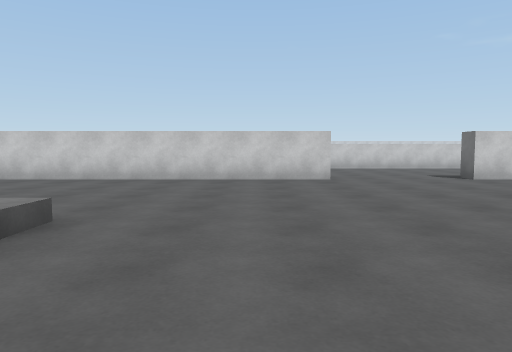
view 1 (above)

24 first-person views from a walk through a scene from a Unity 3-D project. The camera is 1.2 m above the floor, tilts 4° down and sees 70° across. The floor is counted in squares, 2 m on a side. Each view is taken from the middle of a square. On the plan, view 1 faces up. The plan holds only what a view shows up to about 10 squares ahead; the rest is blank. The place goes on beyond the plan.

view 2
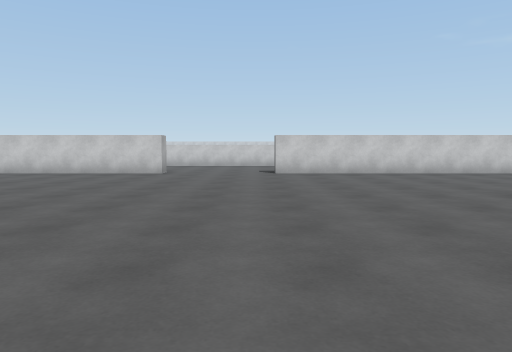

view 3
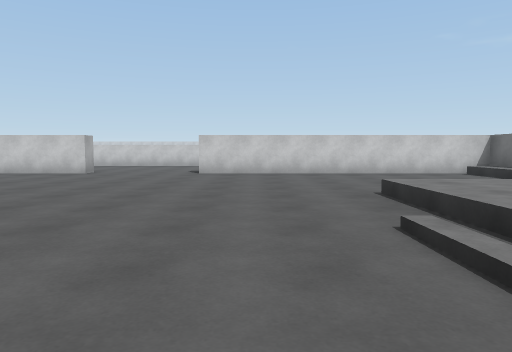

view 4
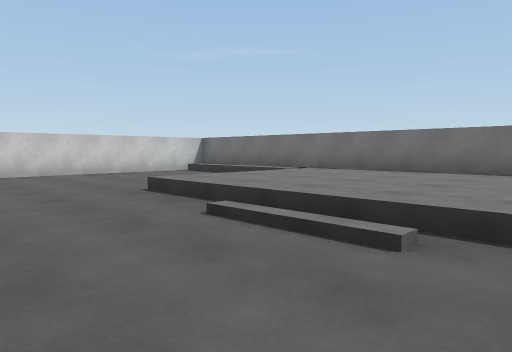

view 5
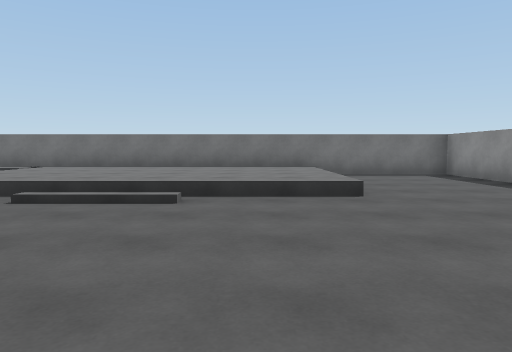

view 6
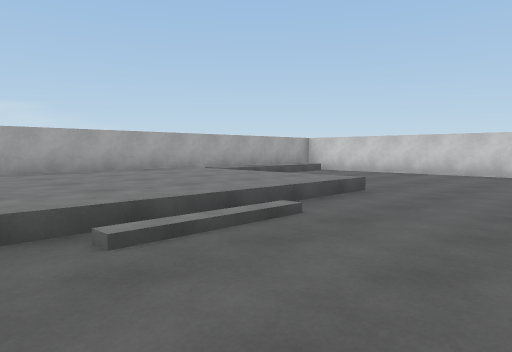

view 7
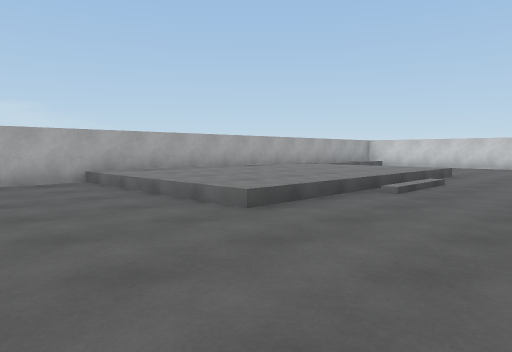

view 8
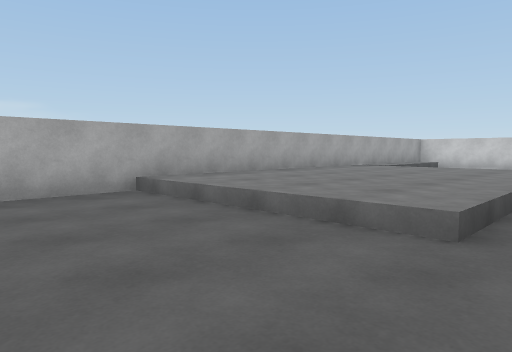

view 9
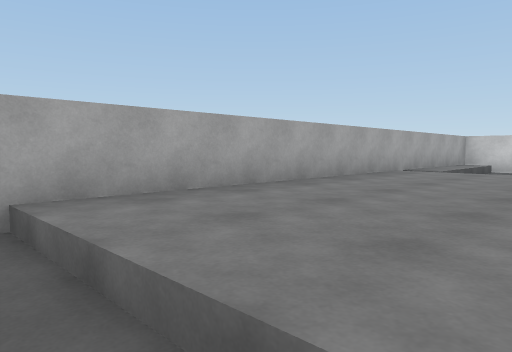

view 10
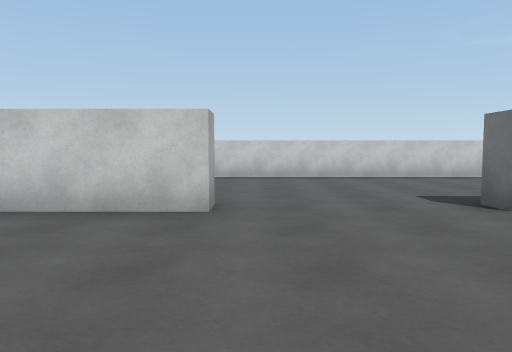

view 11
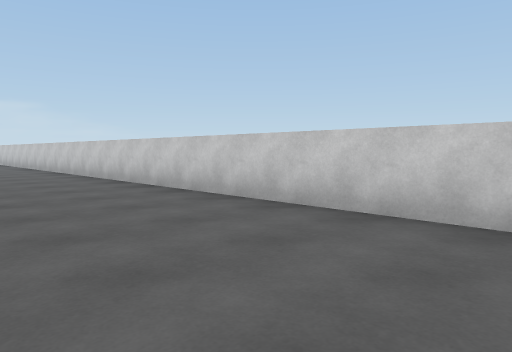

view 12
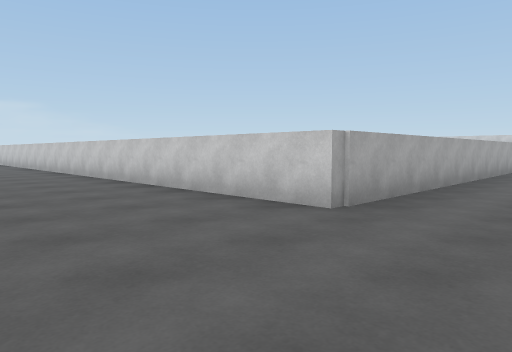

view 13
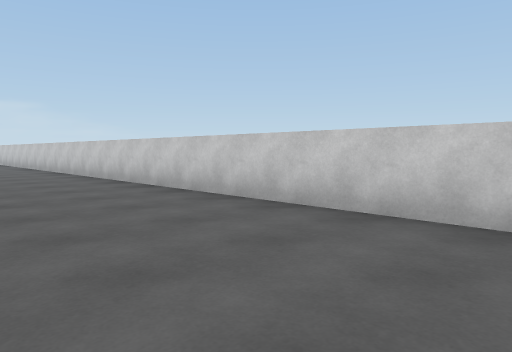

view 14
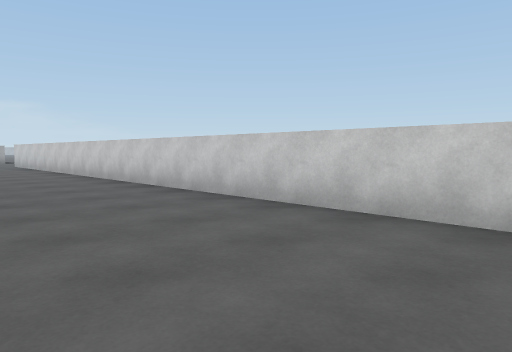

view 15
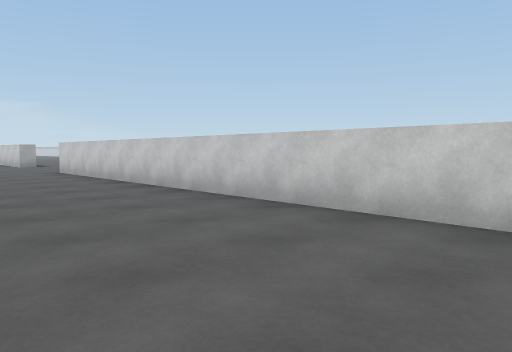

view 16
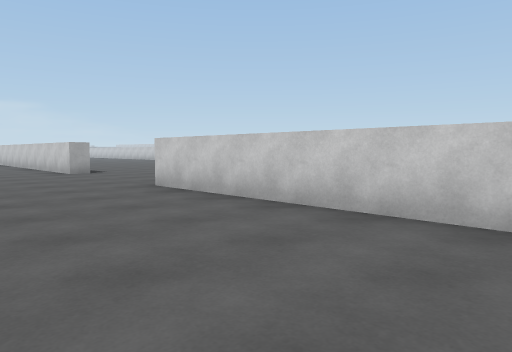

view 17
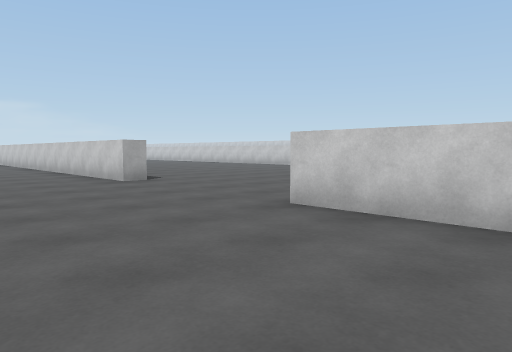

view 18
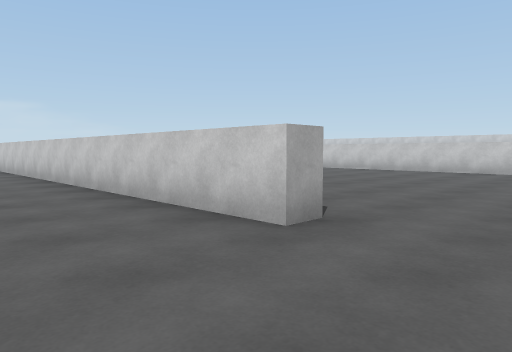

view 19
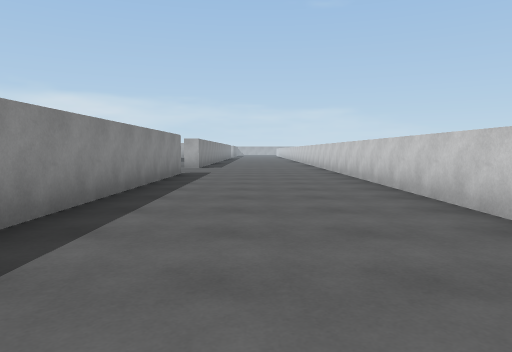

view 20
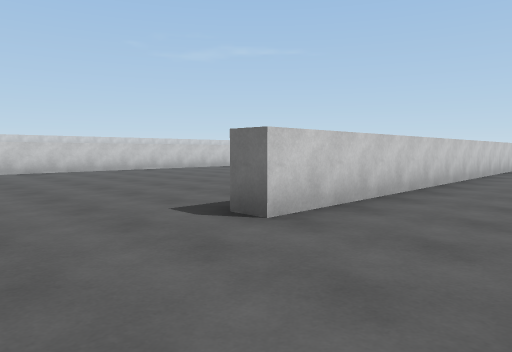

view 21
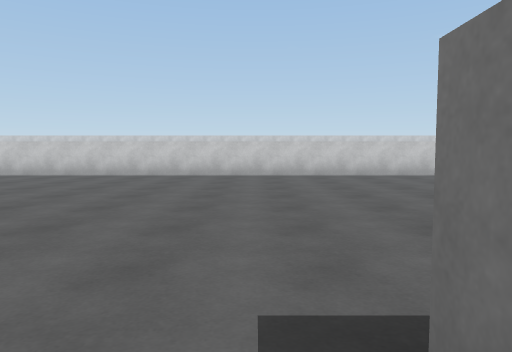

view 22
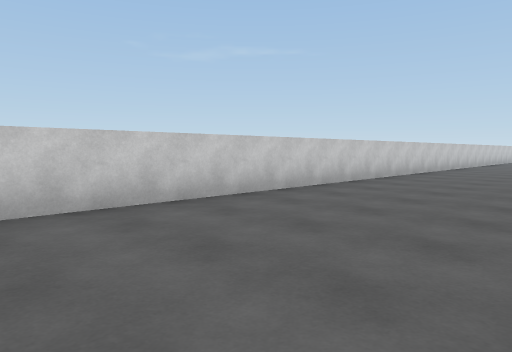

view 23
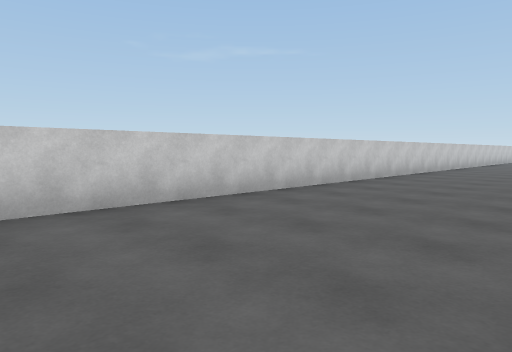

view 24
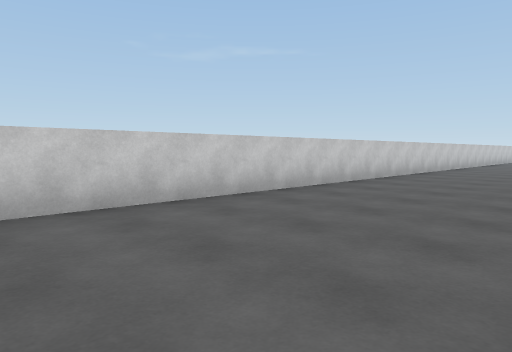

### Floor plan
Key: @ floor where view 1 was taken; # wall or solid block; . main floor; : floor 0.5 m higher than the main floor; / step, stairs or slope; ^ raised ledge.
Columns run from 36 left of view 1 to 12 right of it. Each row starts with its distance up from view 1.
 21         ##########################            #
 20         ...........................           #
 19        ............................           #
 18        .........................              #
 17        ....................                   #.
 16         ..........                            #.
 15         .........                             #.
 14         .........                             #.
 13 ###########....################################.
 12  ................................................
 11   ...............................................
 10   ...............................................
  9   ..........  ....... .... ........  .....   ....
  8   .#######                    ########...########
  7                               #.................^
  6                               #.................
  5                               # .............. .^
  4                               #   ...........   ^
  3                               #////.........////^
  2                               #::::.........::::^
  1                               #::::/......./::::^
  0                               #::::/@....../::::^
 -1                               #::::/.. ..../::::^
 -2                               #::::... .....::::^
 -3                               #::::...  ....::::^
 -4                               #.......   .......#
 -5                               #.......     .....#
 -6                                 ......      ....#

Positions as (right, up) in squares from view 1, and headings:
1: (0, 0), facing up
2: (4, -2), facing up
3: (6, -2), facing up
4: (5, -2), facing up-right
5: (3, -2), facing right
6: (1, -2), facing up-left
7: (1, -6), facing up-left
8: (-1, -6), facing up-left
9: (-3, -4), facing up-left
10: (2, 4), facing up
11: (4, 9), facing up-left
12: (12, 9), facing up-left
13: (-2, 9), facing up-left
14: (-6, 9), facing up-left
15: (-11, 9), facing up-left
16: (-16, 9), facing up-left
17: (-19, 9), facing up-left
18: (-24, 10), facing up-left
19: (-24, 10), facing left
20: (-24, 10), facing up-right
21: (-22, 12), facing up
22: (-21, 17), facing up-right
23: (-17, 17), facing up-right
24: (-13, 17), facing up-right
